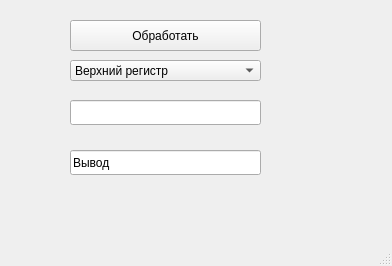
<?xml version="1.0" encoding="UTF-8"?>
<ui version="4.0">
 <class>MainWindow</class>
 <widget class="QMainWindow" name="MainWindow">
  <property name="geometry">
   <rect>
    <x>0</x>
    <y>0</y>
    <width>392</width>
    <height>266</height>
   </rect>
  </property>
  <property name="windowTitle">
   <string>MainWindow</string>
  </property>
  <widget class="QWidget" name="centralwidget">
   <widget class="QLineEdit" name="inputLineEdit">
    <property name="geometry">
     <rect>
      <x>70</x>
      <y>100</y>
      <width>191</width>
      <height>25</height>
     </rect>
    </property>
   </widget>
   <widget class="QPushButton" name="processButton">
    <property name="geometry">
     <rect>
      <x>70</x>
      <y>20</y>
      <width>191</width>
      <height>31</height>
     </rect>
    </property>
    <property name="text">
     <string>Обработать</string>
    </property>
   </widget>
   <widget class="QComboBox" name="modeComboBox">
    <property name="geometry">
     <rect>
      <x>70</x>
      <y>60</y>
      <width>191</width>
      <height>21</height>
     </rect>
    </property>
    <item>
     <property name="text">
      <string>Верхний регистр</string>
     </property>
    </item>
    <item>
     <property name="text">
      <string>Нижний регистр</string>
     </property>
    </item>
    <item>
     <property name="text">
      <string>Инвертирование</string>
     </property>
    </item>
    <item>
     <property name="text">
      <string>Удаление пробелов</string>
     </property>
    </item>
   </widget>
   <widget class="QLineEdit" name="resultLineEdit">
    <property name="enabled">
     <bool>true</bool>
    </property>
    <property name="geometry">
     <rect>
      <x>70</x>
      <y>150</y>
      <width>191</width>
      <height>25</height>
     </rect>
    </property>
    <property name="text">
     <string>Вывод</string>
    </property>
    <property name="readOnly">
     <bool>true</bool>
    </property>
   </widget>
  </widget>
  <widget class="QMenuBar" name="menubar">
   <property name="geometry">
    <rect>
     <x>0</x>
     <y>0</y>
     <width>392</width>
     <height>22</height>
    </rect>
   </property>
  </widget>
  <widget class="QStatusBar" name="statusbar"/>
 </widget>
 <resources/>
 <connections/>
</ui>
